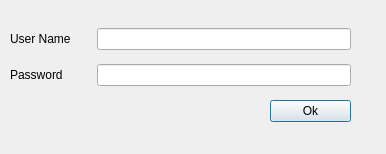
<?xml version="1.0" encoding="UTF-8"?>
<ui version="4.0">
 <class>Dialog</class>
 <widget class="QDialog" name="Dialog">
  <property name="geometry">
   <rect>
    <x>0</x>
    <y>0</y>
    <width>386</width>
    <height>154</height>
   </rect>
  </property>
  <property name="windowTitle">
   <string>Dialog</string>
  </property>
  <widget class="QWidget" name="layoutWidget">
   <property name="geometry">
    <rect>
     <x>10</x>
     <y>20</y>
     <width>341</width>
     <height>111</height>
    </rect>
   </property>
   <layout class="QGridLayout" name="gridLayout">
    <item row="1" column="0">
     <widget class="QLabel" name="label_2">
      <property name="text">
       <string>Password</string>
      </property>
     </widget>
    </item>
    <item row="0" column="0">
     <widget class="QLabel" name="label">
      <property name="text">
       <string>User Name</string>
      </property>
     </widget>
    </item>
    <item row="1" column="1" colspan="3">
     <widget class="QLineEdit" name="lineEdit_2"/>
    </item>
    <item row="0" column="1" colspan="3">
     <widget class="QLineEdit" name="lineEdit"/>
    </item>
    <item row="2" column="3">
     <widget class="QPushButton" name="pushButton">
      <property name="text">
       <string>Ok</string>
      </property>
     </widget>
    </item>
   </layout>
  </widget>
 </widget>
 <tabstops>
  <tabstop>lineEdit</tabstop>
  <tabstop>lineEdit_2</tabstop>
 </tabstops>
 <resources/>
 <connections>
  <connection>
   <sender>lineEdit</sender>
   <signal>returnPressed()</signal>
   <receiver>lineEdit_2</receiver>
   <slot>selectAll()</slot>
   <hints>
    <hint type="sourcelabel">
     <x>203</x>
     <y>39</y>
    </hint>
    <hint type="destinationlabel">
     <x>203</x>
     <y>76</y>
    </hint>
   </hints>
  </connection>
  <connection>
   <sender>lineEdit_2</sender>
   <signal>returnPressed()</signal>
   <receiver>pushButton</receiver>
   <slot>click()</slot>
   <hints>
    <hint type="sourcelabel">
     <x>269</x>
     <y>75</y>
    </hint>
    <hint type="destinationlabel">
     <x>300</x>
     <y>106</y>
    </hint>
   </hints>
  </connection>
 </connections>
</ui>
